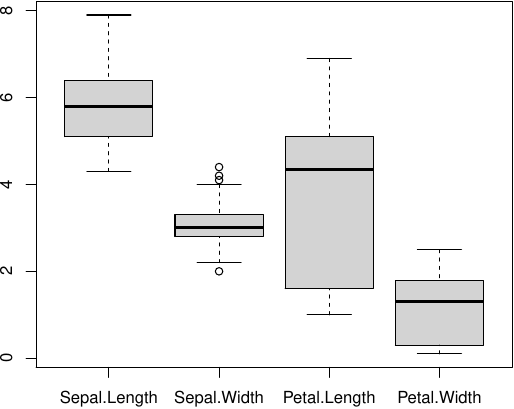

Write the R code that produced this figure.
pdf(file = "04-r-boxplot.pdf", width = 6, height = 5.5)

boxplot(iris[, -5])
